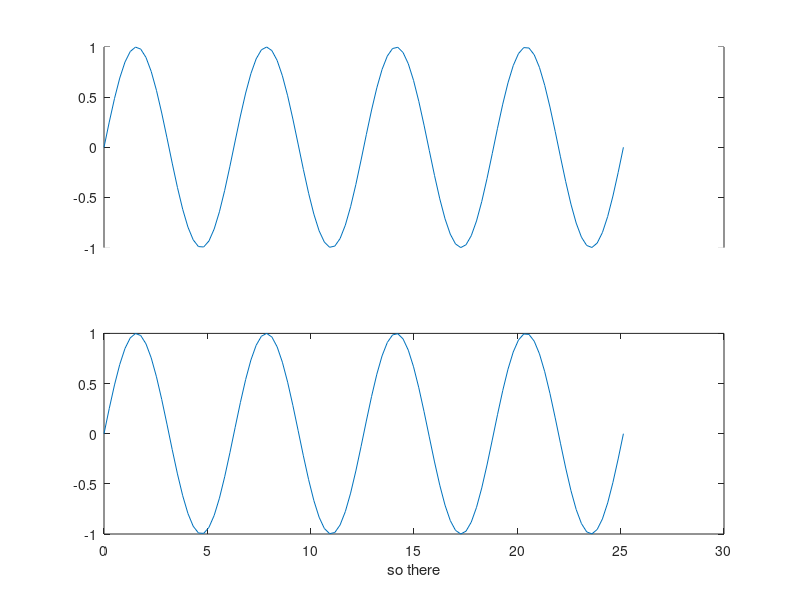

Recreate this plot in MATLAB.
% ref https://www.mathworks.com/support/search.html/answers/99728-is-it-possible-to-turn-off-or-suppress-the-x-y-or-z-axis-in-a-plot.html?fq[]=asset_type_name:answer&fq[]=category:stats/exploratory-data-analysis&page=1
% Example of how to turn off the X-axis in the
% top subplot.
% Define some data
x = linspace(0,8*pi,100);
y1 = sin(x);
y2 = cos(x);
% Create the plots
ax(1) = subplot(211);
plot(x,y1)
ax(2) = subplot(212);
plot(x,y1)
% Set the X-axis tick locations and limits of
% each plot to the same values
% set(ax,'XTick',get(ax(1),'XTick'), ...
%      'XLim',get(ax(1),'XLim'))
% Turn off the X-tick labels in the top axes
set(ax(1),'XTickLabel','')
% Set the color of the X-axis in the top axes
% to the axes background color
set(ax(1),'XColor',get(gca,'Color'))
% Turn off the box so that only the left 
% vertical axis and bottom axis are drawn
% set(ax,'box','off')
xlabel('so there');